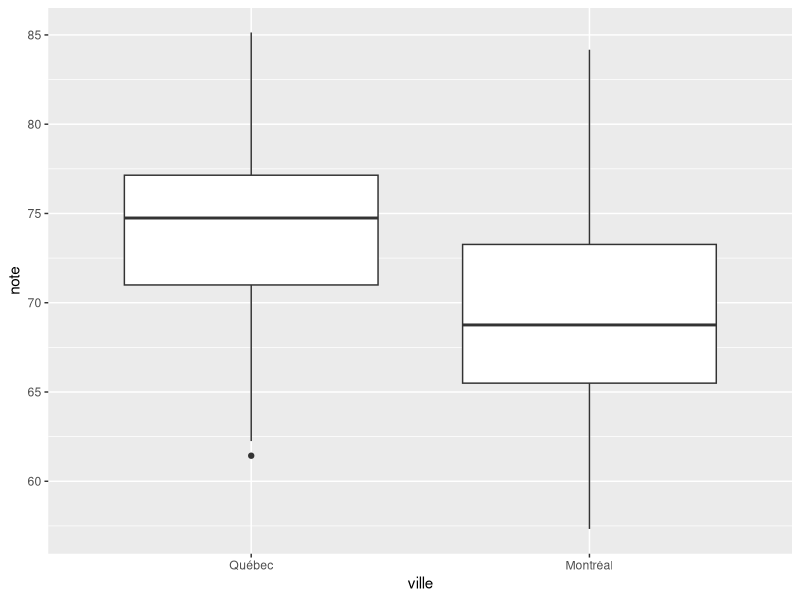
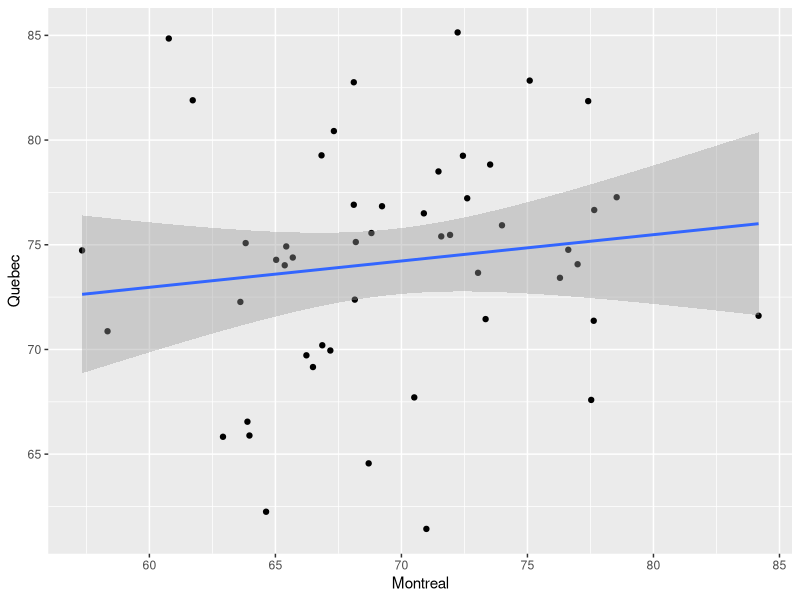

Generate these figures, in order, with R:
# Complétez le préambule du script selon
# le besoin
library(tidyverse)

# ================================
# ================================
# PARTIE I : Les tableaux larges et longs
# ================================
# ================================

# Les tableaux sont les objets les plus importants (normalement)
# Bien que nous les importions à partir d'un fichier, il est possible
# de créer un tableau ici manuellement

# Il y a plusieurs types de tableaux :
# tibbles, data frames, data tables sont les plus importants
# On va se concentrer sur les tibbles, qui peuvent être créées
# avec la fonction tibble() ou tribble().
# Tapez ?tibble() et ?tribble() pour comprendre les différences entre elles.


# Voici un exemple d'un tableau (tibble) en deux formats : large et long.
# Ces tableaux sont créés manuellement ici juste
# pour vous donner des exemples :

# Large
large <- tribble(
  ~id, ~phonologie, ~syntaxe, ~phonetique,
  "PLK", 80, 55, 92,
  "GP", 67, 79, 83,
  "MFG", 72, 99, 90
)

large

# Long
long <- tribble(
  ~id, ~cours, ~note,
  "PLK", "phonologie", 80,
  "PLK", "syntaxe", 55,
  "PLK", "phonetique", 92,
  "GP", "phonologie", 67,
  "GP", "syntaxe", 79,
  "GP", "phonetique", 83,
  "MFG", "phonologie", 72,
  "MFG", "syntaxe", 99,
  "MFG", "phonetique", 90
)

long

# Les questions ci-dessous sont basées sur
# les tableaux large et/ou long.
#
# 1. Quel type de tableau est le meilleur pour
# l'analyse de données à vos avis...?
# Les tableaux longs sont presque toujours mieux.

# 2. Quel type est le plus commun pour les résultats des
# questionnaires à partir des sites tels que
# Google Forms ou MS Forms?
# Malheureusement, le format large...

# On utilise tidyverse (spécifiquement l’extension tidyr) pour transformer
# un tableau de large à long et vice-versa.

# Transformation wide-to-long
WL <- large |>
  pivot_longer(
    names_to = "cours",
    values_to = "note",
    cols = phonologie:phonetique
  )

WL
# Transformation long-to-wide
LW <- long |>
  pivot_wider(
    names_from = cours,
    values_from = note
  )

LW

# 3. Comment calculer la moyenne générale des notes? Et l'écart-type?
long |>
  summarize(
    M = mean(note),
    ET = sd(note)
  )

# 4. Comment créer une nouvelle colonne qui calcule la
# distance entre les notes et 100?
long <- long |>
  mutate(dist = note - 100)

# 5. Comment filtrer seulement les notes supérieures à 70?
sup70 <- long |>
  filter(note > 70)

sup70

# 6. Comment calculer la moyenne *par cours*?
long |>
  summarize(
    M = mean(note),
    ET = sd(note),
    .by = cours
  )

# Une alternative :
long |>
  group_by(cours) |>
  summarize(
    M = mean(note),
    ET = sd(note)
  )


# ================================
# ================================
# PARTIE II : Révision
# ================================
# ================================

# Importer le fichier sampleData.csv
# Donnez-lui le nom « donnees ».
# Examinez les données attentivement pour comprendre leur structure.
donnees <- read_csv("donnees/sampleData.csv")

# 2. Les données sont-elles tidy? Autrement dit,
# le tableau est-il large ou long?
donnees
# Il est large, et donc pas « tidy ». Cela veut
# dire qu'il faudra le transformer
donnees_long <- donnees |>
  pivot_longer(
    names_to = "test",
    values_to = "note",
    cols = testA:testC
  )

donnees_long

# 3. Quelles sont les moyennes et les écarts-types des notes pour chaque test?
donnees_long |>
  summarize(
    M = mean(note),
    ET = sd(note),
    .by = test
  )

# 4. Les moyennes du groupe « control » sont-elles supérieures
# ou inférieures aux celles du groupe « target »?

donnees_long |>
  summarize(
    M = mean(note),
    .by = group
  )
# Le groupe target a une moyenne plus élevée.

# 5. Comment ajouter une colonne qui contient la note au carré?
donnees_long <- donnees_long |>
  mutate(note_au_caree = note^2)
donnees_long

# 6. Filtrez les données pour conserver seulement les étudiants
# dont les notes sont supérieures ou égales à 7
donnees_long <- donnees_long |>
  filter(note >= 7)

donnees_long

# ================================
# ================================
# PARTIE III : villes
# ================================
# ================================

# 1. Importez le fichier villes.csv et examinez-le
# C'est un fichier qui sera utilisé plus tard
# dans notre cours.
# Quelle est la classe de la variable « ville »?
# Quelle fonction pouvons-nous utiliser pour vérifier cela?
# Changez-la en « factor ». Quelle(s) différence(s) notez-vous?
v <- read_csv("donnees/villes.csv")
v
# 2. Quelles villes sont présentes dans les données?
# Québec et Montréal, mais comment savoir la réponse?
# Il est utile de transformer la variable ville en facteur :
v <- v |>
  mutate(ville = as_factor(ville))

summary(v) # maintenant, R nous donne les villes

# 3. Créez une figure appropriée pour les données
ggplot(data = v, aes(x = ville, y = note)) +
  geom_boxplot()

# 4. Calculez la note moyenne par ville
v |>
  summarize(
    M = mean(note),
    .by = ville
  )
# 5. Le tableau est-il tidy? Pouvons-nous le transformer?
# Le tableau est déjà tidy (long). Sa transformation serait
# difficile parce qu'il y a des notes répétées.
#
# Défi :
# 6. Comment pouvons-nous créer un nuage de points ici?
#    La façon la plus simples sera de créer un nouveau tableau
#    qui copie les valeurs de chaque ville. Ajoutez une ligne
#    de tendance à la figure.

# Pour cela, il faut avoir deux colonnes continues.
# La fonction pivot_wider() ne marchera pas ici à cause
# des notes répétées. Mais on a vu comment créer notre propre
# tibble :
v_large <- tibble(
  Montreal = v |>
    filter(ville == "Montréal") |>
    pull(note),
  Quebec = v |>
    filter(ville == "Québec") |>
    pull(note)
)

v_large # Voici le tableau :
# # A tibble: 50 × 2
#    Montreal Quebec
#       <dbl>  <dbl>
#  1     64.0   65.9
#  2     68.7   64.6
#  3     76.6   74.8
#  4     66.2   69.7
#  5     75.1   82.8
#  6     58.3   70.9
#  7     64.6   62.2
#  8     73.5   78.8
#  9     61.7   81.9
# 10     66.5   69.2
# # ℹ 40 more rows

ggplot(data = v_large, aes(x = Montreal, y = Quebec)) +
  geom_point() +
  stat_smooth(method = "lm")

# On remarque que les notes des deux villes ne semblent
# être particulièrement corrélées.
